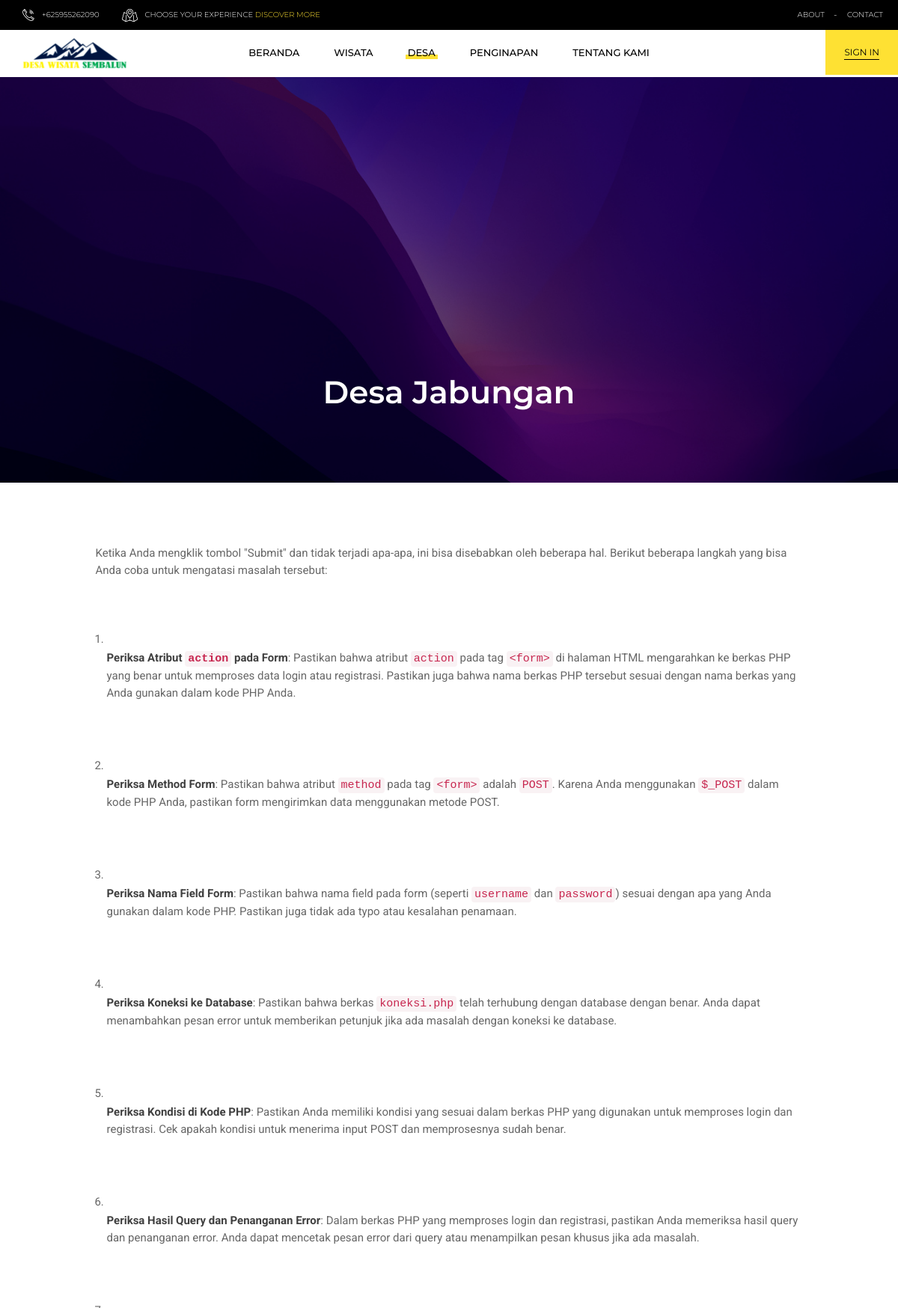
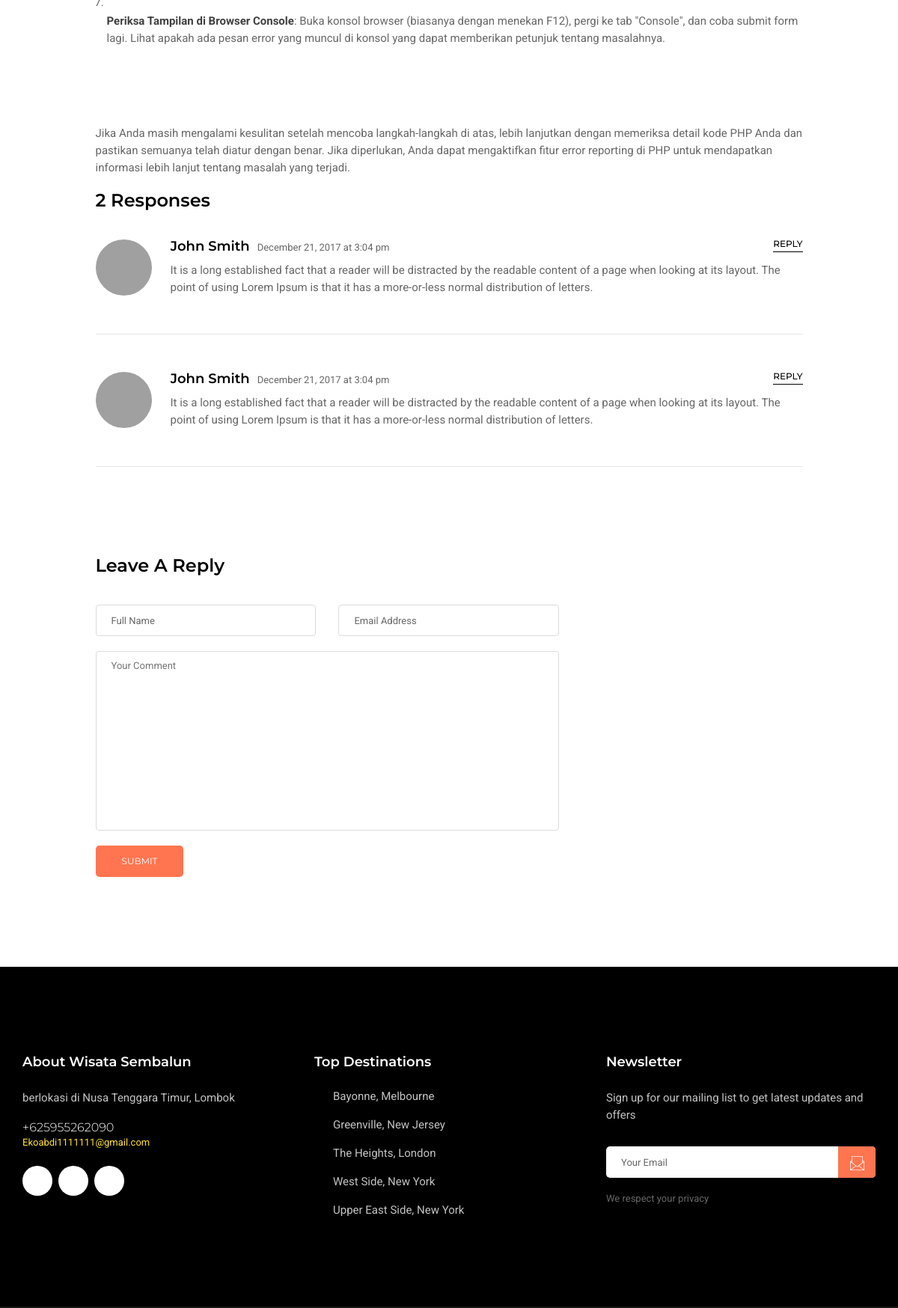
The app's page /villagedetail.php?id=2 (upper part) with its own data (2 pictures, top to bottom).
### tables this page shows
CREATE TABLE `desa` (
  `id` int NOT NULL,
  `nama_desa` varchar(100) NOT NULL,
  `gambar_desa` varchar(255) DEFAULT NULL,
  `deskripsi_desa` text
);

### villagedetail.php (the view, shortened to what this page needs)
<?php
include 'db.php';
$id = $_GET['id'];
$sql = "SELECT * FROM desa WHERE id = $id";
$result = $conn->query($sql);
$row = $result->fetch_assoc();
?>
<!doctype html>
	<html class="no-js" lang="zxx">
<head>
	<?php include 'includes/style.php'; ?>
</head>
<body>
	<div id="tg-wrapper" class="tg-wrapper tg-haslayout">
		<?php
			include 'includes/header.php';
		?>
		<section class="tg-parallax tg-innerbanner tg-innerbannervtwo" data-appear-top-offset="600" data-parallax="scroll" data-image-src="admin/desa/<?= $row['gambar_desa']; ?>">
			<div class="tg-sectionspace tg-haslayout">
				<div class="container">
					<div class="row">
						<div class="col-xs-12 col-sm-12 col-md-12 col-lg-12">
							<h1><?= $row['nama_desa']; ?></h1>
						</div>
					</div>
				</div>
			</div>
		</section>
		<main id="tg-main" class="tg-main tg-haslayout">
			<div class="container">
				<div class="row">
					<div class="col-xs-12 col-sm-12 col-md-10 col-md-push-1 col-lg-10 col-lg-push-1">
						<div id="tg-content" class="tg-content">
							<div class="tg-blogdetail">
								<div class="desc">
									<?= $row['deskripsi_desa']; ?>
								</div>
								<div class="tg-comments mt-3">
									<div class="tg-heading tg-headingvtwo">
										<h2>2 Responses</h2>
									</div>
									<ul id="tg-comments" class="tg-comments">
										<li>
											<div class="tg-comment">
												<figure><img src="images/avatars/img-03.jpg" alt="image description"></figure>
												<div class="tg-content">
													<div class="tg-commenthead">
														<div class="tg-author">
															<h3>John Smith</h3>
															<time datetime="2017-12-12">December 21, 2017 at 3:04 pm</time>
														</div>
														<a class="tg-reply" href="javascript:void(0);">reply</a>
													</div>
													<div class="tg-description">
														<p>It is a long established fact that a reader will be distracted by the readable content of a page when looking at its layout. The point of using Lorem Ipsum is that it has a more-or-less normal distribution of letters.</p>
													</div>
												</div>
											</div>
										</li>
										<li>
											<div class="tg-comment">
												<figure><img src="images/avatars/img-03.jpg" alt="image description"></figure>
												<div class="tg-content">
													<div class="tg-commenthead">
														<div class="tg-author">
															<h3>John Smith</h3>
															<time datetime="2017-12-12">December 21, 2017 at 3:04 pm</time>
														</div>
														<a class="tg-reply" href="javascript:void(0);">reply</a>
													</div>
													<div class="tg-description">
														<p>It is a long established fact that a reader will be distracted by the readable content of a page when looking at its layout. The point of using Lorem Ipsum is that it has a more-or-less normal distribution of letters.</p>
													</div>
												</div>
											</div>
										</li>
									</ul>
								</div>
								<div class="tg-leaveyourcomment">
									<div class="tg-heading tg-headingvtwo">
										<h2>Leave a Reply</h2>
									</div>
									<form class="tg-formtheme tg-formleavecomment">
										<fieldset>
											<div class="row">
												<div class="col-xs-12 col-sm-12 col-md-4 col-lg-4">
													<div class="form-group">
														<input type="text" name="fullname" class="form-control" placeholder="Full Name">
													</div>
												</div>
												<div class="col-xs-12 col-sm-12 col-md-4 col-lg-4">
													<div class="form-group">
														<input type="email" name="email" class="form-control" placeholder="Email Address">
													</div>
												</div>
												<div class="col-xs-12 col-sm-12 col-md-8 col-lg-8">
													<div class="form-group">
														<textarea placeholder="Your Comment"></textarea>
													</div>
												</div>
												<div class="col-xs-12 col-sm-12 col-md-8 col-lg-8">
													<button class="tg-btn"><span>submit</span></button>
												</div>
											</div>
										</fieldset>
									</form>
								</div>
							</div>
						</div>
					</div>
				</div>
			</div>
		</main>
		<?php include 'includes/footer.php'; ?>
	</div>
</body>
</html>

### css/transitions.css (style rules this page uses)
*:after, *:before, p a, a, .tg-socialicons li a, .tg-roundicontext, .tg-roundicontext .tg-usericonholder, .owl-carousel .owl-dot span, .tg-trendingtrip figure img, .tg-trendingtrip .tg-hover .tg-stars, .tg-trendingtrip .tg-hover .tg-tourduration, .tg-trendingtrip .tg-hover .tg-pricearea, .tg-themetabnav li a img, .tg-post figure img, .tg-post figure .tg-hover, .tg-homesliderthumbnails .item figcaption, .tg-ourpartnersvtwo li figure a img, .tg-panel h4, .sub-menu, .mega-menu, .tg-topdestination figure figcaption, .tg-topdestination figure a img, .tg-btnviewall, .tg-share, .tg-bookingtabs .tg-themetabnav li a span, .tg-panel h4, .tg-panel h4:after, .tg-couponapply .form-group .tg-btn, .tg-cartitems, .tg-search .tg-destinations li a h3, .tg-navtbs li, .tg-navtbs li:after, .tg-destination figure a img, .tg-btnroundprev, .tg-btnroundnext, .tg-btnaddtocart span, .tg-prevpost a h2, .tg-nextpost a h2, .tg-tourdestination figure a img { -webkit-transition: all 300ms ease-in-out; -moz-transition: all 300ms ease-in-out; -ms-transition: all 300ms ease-in-out; -o-transition: all 300ms ease-in-out; transition: all 300ms ease-in-out; }

### css/color.css (style rules this page uses)
a, p a, p a:hover, a:hover, a:focus, a:active, .tg-stars span:after, .tg-btn:hover, .tg-featuretitle h2 span, .tg-populartourtitle h3 a:hover, .tg-pricearea h4, .tg-destinations li a:hover h3, .tg-guidecontenthead h4:hover a, .tg-bgdark .tg-destinations li a em, .tg-panel h4:hover, .tg-panel h4.active, .tg-contactinfoicon, .tg-contactinfoicon i, .tg-dropdownusermenu li a:hover, .tg-newcontent .tg-pricearea h4, .tg-widget.tg-widgetcatagories ul li:hover a, .tg-widget.tg-widgetcatagories ul li:hover:before, .tg-formicon i, .tg-bookingtabs .tg-themetabnav li:hover a span, .tg-bookingtabs .tg-themetabnav li.active a span, .tg-liststyle li:before, .tg-btnedit, .tg-widgetpersonprice ul li .tg-totalpayment em, .tg-widgetdashboard ul li:hover a, .tg-widgetdashboard ul li:hover a i, .tg-widgetdashboard ul li.selected a, .tg-widgetdashboard ul li.selected i, .tg-subtotal span, .tg-reply:hover, .tg-prevpost a:hover h2, .tg-nextpost a:hover h2, .tg-socialicons li a:hover i, .location_indicator:before { color: #ff7550; }
.tg-btn, .tg-descount, .tg-formnewsletter button, .tg-locationname, .tg-btnplay, .tg-findtourvfour, .tg-btntoggleform, .tg-pagination ul li.tg-active a, .tg-pagination ul li a:hover, .tg-select .dropdown-menu>.active>a, .tg-select .dropdown-menu>.active>a:focus, .tg-select .dropdown-menu>.active>a:hover, .tg-select .dropdown-menu.inner li a:hover, .tg-bookingtabs .tg-themetabnav li:hover a:before, .tg-bookingtabs .tg-themetabnav li.active a:before, .tg-couponapply .form-group .tg-btn:hover, .tg-widgetpersonprice ul li .tg-btn, .tg-dashboardcontent table tr .tg-btnview:hover, .tg-fulltourdetail .tg-totalprice .tg-totalpayment, .tg-imgholder .tg-btn:hover, .tg-btnarea .tg-btn, .tg-pkgplanfoot .tg-btn:hover, .tg-btnaddtocart:hover, .tg-formleavecomment .tg-btn { background:#ff7550; }

### css/responsive.css (style rules this page uses)
@media (max-width:1280px) { .tg-innerbannervtwo .tg-sectionspace { padding: 400px 0 100px; } }

### villagedetail.php (style rules this page uses)
.desc { word-wrap: break-word; white-space: pre-line; }

### records on screen
desa: nama_desa "Desa Jabungan", deskripsi_desa "Ketika Anda mengklik tombol \"Submit\" dan tidak terjadi apa-apa, ini bisa disebabkan oleh beberapa hal. Berikut beberapa langkah yang bisa Anda coba untuk mengatasi masalah tersebut: Periksa Atribut action pada Form : Pastikan bahwa atribut action pada tag <form> di halaman HTML mengarahkan ke berkas PHP yang benar untuk memproses data login atau registrasi. Pastikan juga bahwa nama berkas PHP tersebut sesuai dengan nama berkas yang Anda gunakan dalam kode PHP Anda. Periksa Method Form : Pastikan bahwa atribut method pada tag <form> adalah POST . Karena Anda menggunakan $_POST dalam kode PHP Anda, pastikan form mengirimkan data menggunakan metode POST. Periksa Nama Field Form : Pastikan…"
